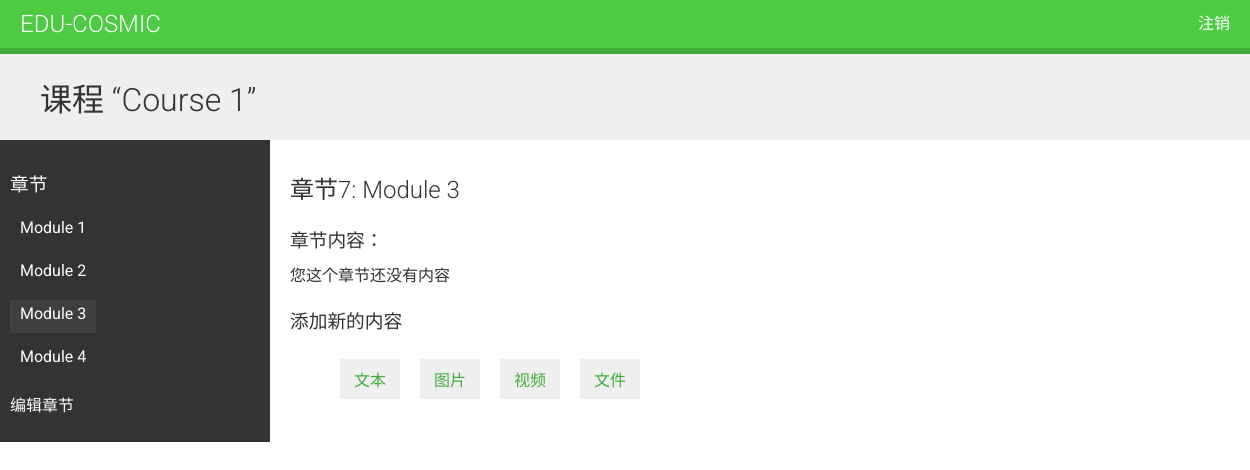
/course/module/4/ (signed in), run on the app's committed database.
### courses/models.py (models this page shows, shortened)
class Course(models.Model):
    owner = models.ForeignKey(User, related_name="course_created", on_delete=models.CASCADE)
    subject = models.ForeignKey(Subject, related_name="courses", on_delete=models.CASCADE)
    title = models.CharField(max_length=200)
    slug = models.SlugField(max_length=200, unique=True)
    overview = models.TextField()
    created = models.DateTimeField(auto_now_add=True)
    students = models.ManyToManyField(User, related_name="courses_joined", blank=True)
    class Meta:
        db_table = "course"
        ordering = ("-created", )

class Module(models.Model):
    course = models.ForeignKey(Course, related_name="modules", on_delete=models.CASCADE)
    title = models.CharField(max_length=200)
    description = models.TextField(blank=True)
    order = OrderField(for_fields=["course"], blank=True)
    class Meta:
        db_table = "module"
        ordering = ("order",)

### courses/views.py (the view)
# urls.py: path("module/<int:module_id>/", views.ModuleContentListView.as_view(), name="module_content_list"),
class ModuleContentListView(TemplateResponseMixin, View):
    template_name = "manage/module/content_list.html"
    def get(self, request, module_id):
        module = get_object_or_404(Module, id=module_id, course__owner=request.user)
        return self.render_to_response({"module": module})

### templates/manage/module/content_list.html (shortened to what this page needs)
{% extends "base.html" %}
{% load course %}
{% block content %}
    {% with course=module.course %}
        <h1>课程 “{{ course.title }}”</h1>
        <div class="contents">
            <h3>章节</h3>
            <ul id="modules">
                {% for m in course.modules.all %}
                    <li data-id="{{ m.id }}" {% if m == module %}class="selected"{% endif %}>
                        <a href="{% url 'module_content_list' m.id %}">
                            {{ m.title }}
                        </a>
                    </li>
                {% empty %}
                    <li>还没有章节</li>
                {% endfor %}
            <p>
                <a href="{% url 'course_module' course.id %}">编辑章节</a>
            </p>
            </ul>
        </div>
        <div class="module">
            <h2>章节{{ module.order|add:1 }}: {{ module.title }}</h2>
            <h3>章节内容：</h3>
            <div id="module-contents">
                {% for content in module.contents.all %}
                    <div data-id="{{ content.id }}">
                        {% with item=content.item %}
                            <p>{{ item }}({{ item|model_name }})</p>
                            <a href="{% url 'module_content_update' module.id item|model_name item.id %}">编辑</a>
                            <form action="{% url 'module_content_delete' content.id %}"
                            method="post">
                                {% csrf_token %}
                                <input type="submit" value="删除">
                            </form>
                        {% endwith %}
                    </div>
                {% empty %}
                    <p>您这个章节还没有内容</p>
                {% endfor %}
            </div>
            <h3>添加新的内容</h3>
            <ul class="content-types">
                <li><a href="{% url 'module_content_create' module.id 'text' %}">文本</a></li>
                <li><a href="{% url 'module_content_create' module.id 'image'%}">图片</a></li>
                <li><a href="{% url 'module_content_create' module.id 'video' %}">视频</a></li>
                <li><a href="{% url 'module_content_create' module.id 'file' %}">文件</a></li>
            </ul>
        </div>
    {% endwith %}
{% endblock %}

### static/css/base.css (style rules this page uses)
body { margin:0; font-family:'Roboto', sans-serif; font-weight:400; color:#333; }
a { color:#3fad37; text-decoration:none; }
ul { float:left; }
h1, h2, h3, h4, h5, h6 { font-family:'Roboto', sans-serif; font-weight:300; }
h1 { background:#efefef; width:100%; overflow:auto; padding:20px 0 20px 40px; margin:0; }
.module { padding:10px 20px; float:left; width:600px; }
.module h3 { margin:20px 0 0; padding:0; width:100%; }
.module p { margin:10px 0 20px; width:100%; float:left; }
.contents { width:20%; padding:10px; float:left; background:#333; color: #fff; font-family:'Roboto', sans-serif; }
.contents ul { list-style:none; margin:0; padding:0; }
.contents ul li { margin:0 0 10px 0; padding:4px 10px 10px; overflow:auto; }
.contents ul li.selected { background:#3f3f3f; }
.contents ul a { display:block; color:#fff; text-decoration:none; }
ul.content-types li { list-style:none; float:left; margin:10px; background:#efefef; padding:8px 14px; }

### data on the page
Course: title "Course 1"
Module: title "Module 1"
Module: title "Module 2"
Module: title "Module 3", order|add "7"
Module: title "Module 4"
